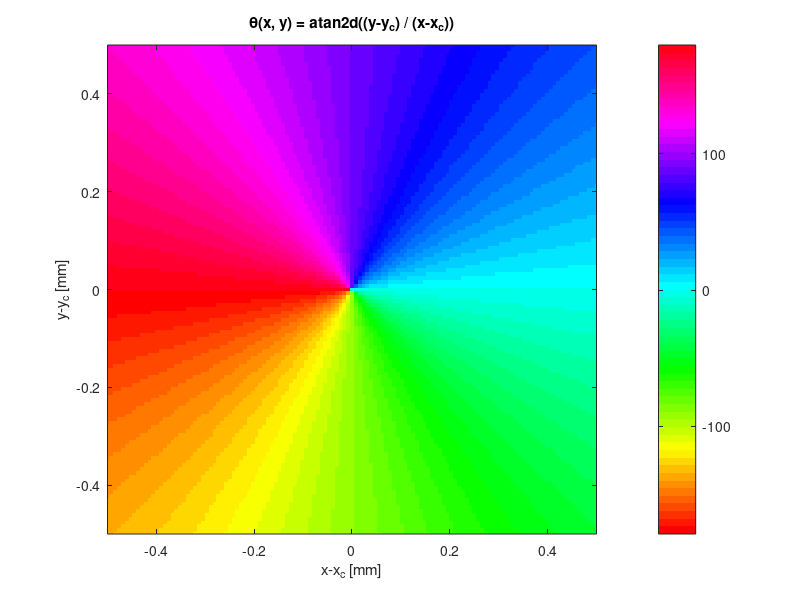
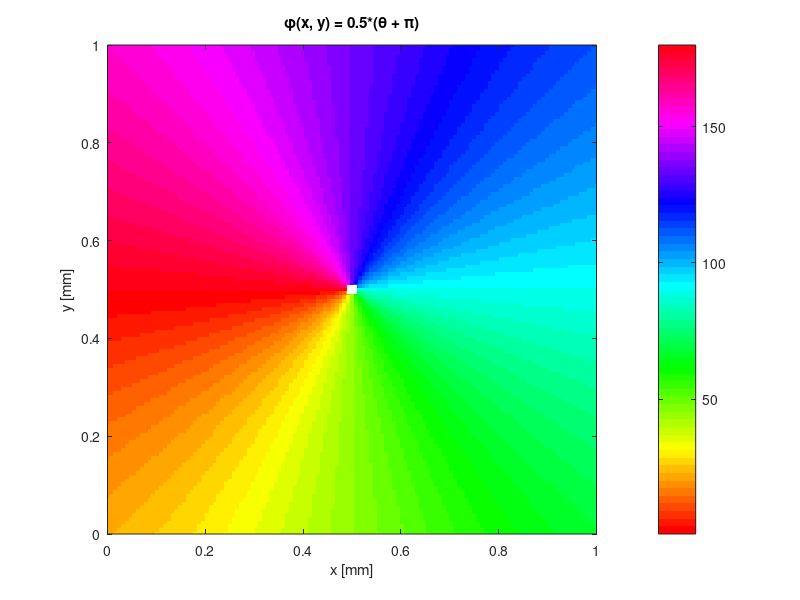
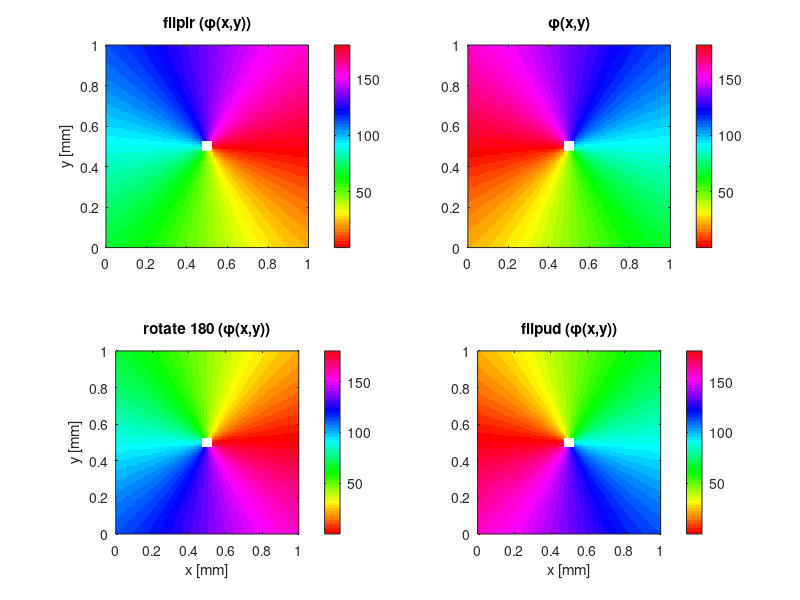

MATLAB code for these plots, in order: (Note: this script raises an error after producing the figures.)
N=129; %number of points
%{
pinwheel location
--------------------------
          y axis
            ^
 --  -   |  |  |   +   --
            |
------------|-------------> x axix
            |
 --  +   |  |  |   -   --   

---------------------------
'-' sign stands for clockwise rotation
'+' sign stands for counter clockwise rotation

%}
%==========================================================================
% STEP 1: Compute the right-top pinwheel matrix
% Size of the fundamental domain 
X_rt=(0:1/(N-1):1);
Y_rt=(0:1/(N-1):1);

% Pinwheel centre
x_pw = 0.5; % mm
y_pw = 0.5; % mm


% Shift coordinates
Xc = X_rt - x_pw;
Yc = Y_rt - y_pw;

%%

% Grid of the domain
[X, Y] = meshgrid(Xc, Yc);

% theta
A        = atan2d(Y, X);

xy_idx = ceil(N/2);
A_rt(xy_idx, xy_idx) = -inf;

figure(1);
imagesc(Xc, Yc, A); hold on;
title('\theta(x, y) = atan2d((y-y_c) / (x-x_c))')
colormap('hsv')
axis equal
xlim([-0.5, 0.5])
ylim([-0.5, 0.5])

xlabel('x-x_c [mm]')
ylabel('y-y_c [mm]')
set(gca, 'YDir', 'normal');
colorbar()
%%

% Shift range to 0 - 180 
% phi = 1/2 * (theta + 180)
A_rt = 0.5*(atan2d(Y, X) + 180);

figure(2);
imagesc(X_rt, Y_rt, A_rt); hold on;
title('\phi(x, y) = 0.5*(\theta + \pi)')
colormap('hsv')
scatter(x_pw, y_pw, 50, [1 1 1], 's', 'filled');
axis equal
xlim([-0.0, 1.0])
ylim([-0.0, 1.0])

xlabel('x [mm]')
ylabel('y [mm]')

% This command basically flips the array upside down
set(gca,'YDir','normal')

colorbar()
%%  Test rotation symmetry
% figure(3);
% subplot(2,2,2)
% h = pcolor(X_rt, Y_rt, A_rt); hold on;
% title('\phi(x,y)')
% set(h,'EdgeColor','none')
% colormap('hsv')
% scatter(X_rt(xy_idx), Y_rt(xy_idx), 50, [1 1 1], 's', 'filled');
% axis equal
% xlim([0, 1])
% ylim([0, 1])
% 
% rot_angle = 1; 
% subplot(2,2,1)
% h1 = pcolor(X_rt, Y_rt, rot90(A_rt,rot_angle)); hold on;
% title('\phi(x,y)')
% 
% set(h1,'EdgeColor','none')
% colormap('hsv')
% scatter(X_rt(xy_idx), Y_rt(xy_idx), 50, [1 1 1], 's', 'filled');
% axis equal
% xlim([0, 1])
% ylim([0, 1])
% ylabel('y [mm]')
% 
% 
% subplot(2,2,3)
% h2 = pcolor(X_rt, Y_rt, rot90(rot90(A_rt,rot_angle),rot_angle)); hold on;
% set(h2,'EdgeColor','none')
% colormap('hsv')
% scatter(X_rt(xy_idx), Y_rt(xy_idx), 50, [1 1 1], 's', 'filled');
% axis equal
% xlim([0, 1])
% ylim([0, 1])
% 
% ylabel('y [mm]')
% xlabel('x [mm]')
% 
% 
% subplot(2,2,4)
% h3 = pcolor(X_rt, Y_rt, rot90(rot90(rot90(A_rt,rot_angle),rot_angle),rot_angle)); hold on;
% set(h3,'EdgeColor','none')
% colormap('hsv')
% scatter(X_rt(xy_idx), Y_rt(xy_idx), 50, [1 1 1], 's', 'filled');
% axis equal
% xlim([0, 1])
% ylim([0, 1])
% 
% xlabel('x [mm]')

%% Test rotation symmetry

% figure(4);
% 
% rot_angle = -1; 
% subplot(2,2,1)
% h1 = pcolor(X_rt, Y_rt, rot90(A_rt,rot_angle)); hold on;
% set(h1,'EdgeColor','none')
% colormap('hsv')
% scatter(X_rt(xy_idx), Y_rt(xy_idx), 50, [1 1 1], 's', 'filled');
% axis equal
% xlim([0, 1])
% ylim([0, 1])
% ylabel('y [mm]')
% 
% 
% subplot(2,2,2)
% h = pcolor(X_rt, Y_rt, A_rt); hold on;
% title('\phi(x,y)')
% set(h,'EdgeColor','none')
% colormap('hsv')
% scatter(X_rt(xy_idx), Y_rt(xy_idx), 50, [1 1 1], 's', 'filled');
% axis equal
% xlim([0, 1])
% ylim([0, 1])
% 
% 
% 
% subplot(2,2,3)
% h2 = pcolor(X_rt, Y_rt, rot90(rot90(A_rt,rot_angle),rot_angle)); hold on;
% set(h2,'EdgeColor','none')
% colormap('hsv')
% scatter(X_rt(xy_idx), Y_rt(xy_idx), 50, [1 1 1], 's', 'filled');
% axis equal
% xlim([0, 1])
% ylim([0, 1])
% 
% ylabel('y [mm]')
% xlabel('x [mm]')
% 
% 
% subplot(2,2,4)
% h3 = pcolor(X_rt, Y_rt, rot90(rot90(rot90(A_rt,rot_angle),rot_angle),rot_angle)); hold on;
% set(h3,'EdgeColor','none')
% colormap('hsv')
% scatter(X_rt(xy_idx), Y_rt(xy_idx), 50, [1 1 1], 's', 'filled');
% axis equal
% xlim([0, 1])
% ylim([0, 1])
% 
% xlabel('x [mm]')
% 
%% Let's flip things around

figure(5);

subplot(2,2,1)
imagesc(X_rt, Y_rt, fliplr(A_rt)); hold on;
title('fliplr (\phi(x,y))')
colormap('hsv')
scatter(x_pw, y_pw, 50, [1 1 1], 's', 'filled');
axis equal
xlim([0, 1])
ylim([0, 1])
ylabel('y [mm]')
set(gca, 'YDir', 'normal')
colorbar()


subplot(2,2,2)
imagesc(X_rt, Y_rt, A_rt); hold on;
title('\phi(x,y)')
colormap('hsv')
scatter(x_pw, y_pw, 50, [1 1 1], 's', 'filled');
axis equal
xlim([0, 1])
ylim([0, 1])
set(gca, 'YDir', 'normal')
colorbar()


subplot(2,2,3)
imagesc(X_rt, Y_rt, rot90(rot90(A_rt))); hold on;
title('rotate 180 (\phi(x,y))')
colormap('hsv')
scatter(x_pw, y_pw, 50, [1 1 1], 's', 'filled');
axis equal
xlim([0, 1])
ylim([0, 1])

ylabel('y [mm]')
xlabel('x [mm]')
set(gca, 'YDir', 'normal')
colorbar()


subplot(2,2,4)
imagesc(X_rt, Y_rt, flipud(A_rt)); hold on;
title('flipud (\phi(x,y))')
colormap('hsv')
scatter(x_pw, y_pw, 50, [1 1 1], 's', 'filled');
axis equal
xlim([0, 1])
ylim([0, 1])
xlabel('x [mm]')
set(gca, 'YDir', 'normal')
colorbar()

%% Make flipped and rotated copies

% To get the unit cell in the right direction we need to flip the
% fundamental domain
%     y|
%      |
%      |
% (0,0) ---->x
A_rt_flipped = flipud(A_rt);

tr = A_rt_flipped;
tl = fliplr(A_rt_flipped);
bl = rot90(rot90(A_rt_flipped));
br = flipud(A_rt_flipped);

%% Concatenate

tr = tr(1:end-1, 2:end);
tl = tl(1:end-1, :); % This one keeps the origin
% bl does not change
br = br(:, 2:end);
PMM = [tl tr; bl br]; 

% Length of primitive cell
X_pc = linspace(-1,1,size(PMM,1)); 
Y_pc = linspace(-1,1,size(PMM,1)); 
[XX, YY] = meshgrid(X_pc, Y_pc);


%%
cmap = cyclic_mygbm_30_95_c78_n256_s25;
figure(6)
imagesc(X_pc, Y_pc, PMM); hold on;
axis equal
xlim([-1.0, 1.0])
ylim([-1.0, 1.0])
plot([-1.0, 1.0], [0, 0], 'k')
plot([0.0, 0.0], [-1.0, 1.0], 'k')
plot([-1.0, 1.0], [1.0, -1.0], 'k--')
plot([-1.0, 1.0], [-1.0, 1.0], 'k--')
ylabel('y [mm]')
xlabel('x [mm]')
set(gca, 'YDir', 'normal')
colormap(cmap)
colorbar()
%%
figure(7)
imagesc(X_pc, Y_pc, cosd(PMM)); hold on;
colormap('hsv')
axis equal
xlim([-1.0, 1.0])
ylim([-1.0, 1.0])
plot([-1.0, 1.0], [0, 0], 'k')
plot([0.0, 0.0], [-1.0, 1.0], 'k')
plot([-1.0, 1.0], [1.0, -1.0], 'k--')
plot([-1.0, 1.0], [-1.0, 1.0], 'k--')
ylabel('y [mm]')
xlabel('x [mm]')
set(gca, 'YDir', 'normal')
colorbar()
%%
figure(8)
imagesc(X_pc, Y_pc, sind(PMM)); hold on;
colormap('hsv')
axis equal
xlim([-1.0, 1.0])
ylim([-1.0, 1.0])
plot([-1.0, 1.0], [0, 0], 'k')
plot([0.0, 0.0], [-1.0, 1.0], 'k')
plot([-1.0, 1.0], [1.0, -1.0], 'k--')
plot([-1.0, 1.0], [-1.0, 1.0], 'k--')
ylabel('y [mm]')
xlabel('x [mm]')
set(gca, 'YDir', 'normal')
colorbar()

%%

cmap = cyclic_mygbm_30_95_c78_n256_s25;
figure(8)
imagesc(X_pc, Y_pc, PMM'); hold on;
axis equal
xlim([-1.0, 1.0])
ylim([-1.0, 1.0])
plot([-1.0, 1.0], [0, 0], 'k')
plot([0.0, 0.0], [-1.0, 1.0], 'k')
plot([-1.0, 1.0], [1.0, -1.0], 'k--')
plot([-1.0, 1.0], [-1.0, 1.0], 'k--')
ylabel('y [mm]')
xlabel('x [mm]')
set(gca, 'YDir', 'normal')
colormap(cmap)
colorbar()

figure(9)
imagesc(X_pc, Y_pc, PMM'); hold on;
colormap('hsv')
axis equal
xlim([-1.0, 1.0])
ylim([-1.0, 1.0])
plot([-1.0, 1.0], [0, 0], 'k')
plot([0.0, 0.0], [-1.0, 1.0], 'k')
plot([-1.0, 1.0], [1.0, -1.0], 'k--')
plot([-1.0, 1.0], [-1.0, 1.0], 'k--')
ylabel('y [mm]')
xlabel('x [mm]')
set(gca, 'YDir', 'normal')
colormap(flipud(cmap))
colorbar()

%%

XC = [-0.8, -0.5, -0.5, -0.25, -0.8, -0.70,  -0.3,  -0.2, -0.5,   0];
YC = [-0.5, -0.8, -0.2, -0.3, -0.7,  -0.25,  -0.7, -0.5,     0, -0.7];
TH = [  90,  135,   45,   15,  105,     65,  155,     0,    45, 170];

for kk=1:length(XC)
    % Lines at 90
    [xcoo, ycoo] = oriented_segment(XC(kk), YC(kk), -TH(kk), 0.05);
    line(xcoo, ycoo, 'color', 'k', 'linewidth', 2)
    line(xcoo, ycoo+2*abs(YC(kk)),  'color', 'k', 'linewidth', 2)
    line(xcoo+2*abs(XC(kk)), ycoo,  'color', 'k', 'linewidth', 2)
    line(xcoo+2*abs(XC(kk)), ycoo+2*abs(YC(kk)),  'color', 'k', 'linewidth', 2)
end
